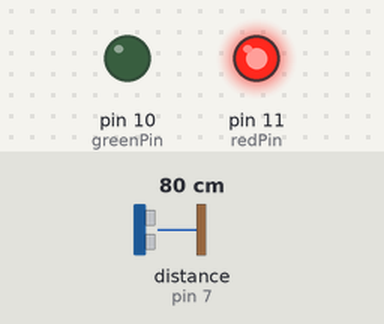
Recording of a sketch running on a simulated Arduino Uno, built with avr-gcc and run on an emulated ATmega328P. Shown: output pins drawn as LEDs (lit = HIGH). Wiring (inferred from the names in the program): ultrasonic range finder: trigger pin 6; echo pin 7. The test bench sets the inputs (shaded band); at power-on: distance to the obstacle (sensor on pin 7) 80 cm. The echo pulse lasts 58.3 µs per cm; pins used as bus, display or sensor lines are not drawn.

Above: at 1.2 s.
1.3 s: distance to the obstacle (sensor on pin 7) set to 75 cm
At 4.4 s:
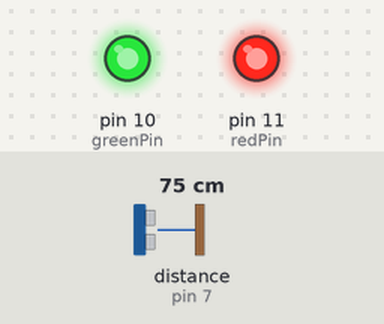
4.8 s: distance to the obstacle (sensor on pin 7) set to 21 cm
8.3 s: distance to the obstacle (sensor on pin 7) set to 17 cm
At 10.3 s:
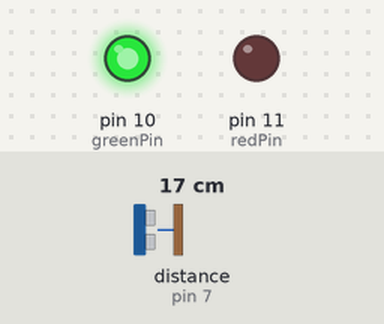
11.8 s: distance to the obstacle (sensor on pin 7) set to 35 cm
At 12.7 s:
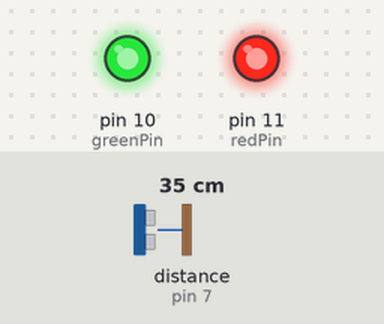
15.3 s: distance to the obstacle (sensor on pin 7) set to 2 cm
At 18.6 s:
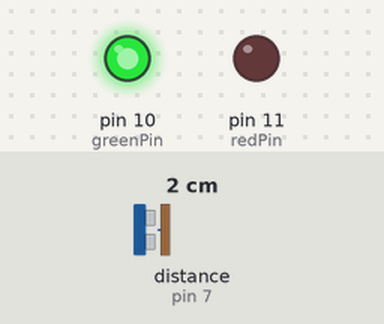
Timing chart, 0 to 20.1 s (numbered marks = the images above; inputs shaded):
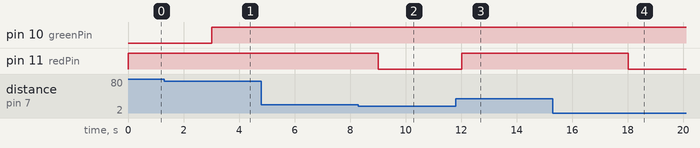

Measured:
- the behaviour switches between 80 and 79 cm on distance to the obstacle (sensor on pin 7) (found by bisection; images 0 and 1)
- the behaviour switches between 20 and 19 cm on distance to the obstacle (sensor on pin 7) (found by bisection; images 1 and 2)
- after the input at 1.3 s, pin 10 (greenPin): LOW → HIGH after 1.7 s
- after the input at 4.8 s, every drawn part: stays the same
- after the input at 8.3 s, pin 11 (redPin): HIGH → LOW after 0.72 s
- after the input at 11.8 s, pin 11 (redPin): LOW → HIGH after 0.22 s
- after the input at 15.3 s, pin 11 (redPin): HIGH → LOW after 2.7 s

The sketch:

Code.ino
```cpp
#define echoPin 7
#define trigPin 6
#define greenPin 10
#define redPin 11


unsigned long maxDistance;
unsigned long maxDistance_75;
unsigned long maxDistance_50;
unsigned long maxDistance_25;
unsigned long distance;
unsigned long duration;

void setup() {
  pinMode(echoPin, INPUT);
  pinMode(trigPin, OUTPUT);
  pinMode(redPin, OUTPUT);
  pinMode(greenPin, OUTPUT);

  digitalWrite(trigPin, LOW);
  delayMicroseconds(2);
  digitalWrite(trigPin, HIGH);
  delayMicroseconds(10);
  digitalWrite(trigPin, LOW);

  duration = pulseIn(echoPin, HIGH);
  maxDistance = duration * 0.034;
  maxDistance_75 = maxDistance * 0.75;
  maxDistance_50 = maxDistance * 0.50;
  maxDistance_25 = maxDistance * 0.25;
}

void loop() {

  digitalWrite(trigPin, LOW);
  delayMicroseconds(2);
  digitalWrite(trigPin, HIGH);
  delayMicroseconds(10);
  digitalWrite(trigPin, LOW);

  duration = pulseIn(echoPin, HIGH);
  distance = duration * 0.034;

  if (distance >= maxDistance)
  {
    // LED Red
    digitalWrite(redPin, HIGH);
    digitalWrite(greenPin, LOW);
  }
  else if (distance >= maxDistance_75)
  {
    // LED Orange
    digitalWrite(redPin, 255);
    digitalWrite(greenPin, 10);
  }
  else if (distance >= maxDistance_50)
  {
    // LED Yellow
    digitalWrite(redPin, 255);
    digitalWrite(greenPin, 255);
  }
  else if (distance >= maxDistance_25)
  {
    // LED Greenish
    digitalWrite(redPin, 10);
    digitalWrite(greenPin, 255);
  }
  else
  {
    // LED Green
    digitalWrite(redPin, 0);
    digitalWrite(greenPin, 255);
  }

  Serial.print("Distance: ");
  Serial.print(distance);
  Serial.println(" cm");

  delay(3000);
}
```
